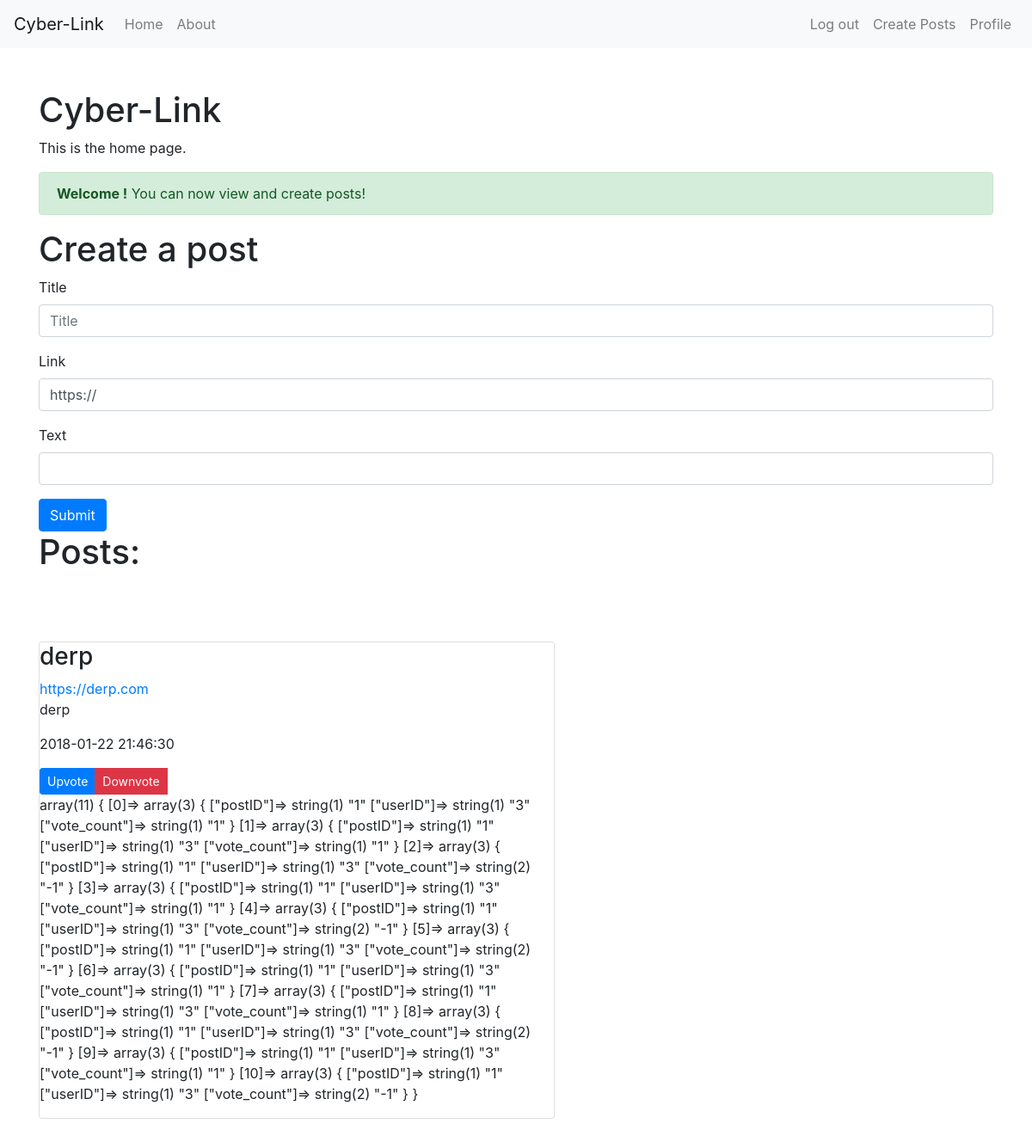
/index.php (signed in), run on an earlier commit of the app's database.
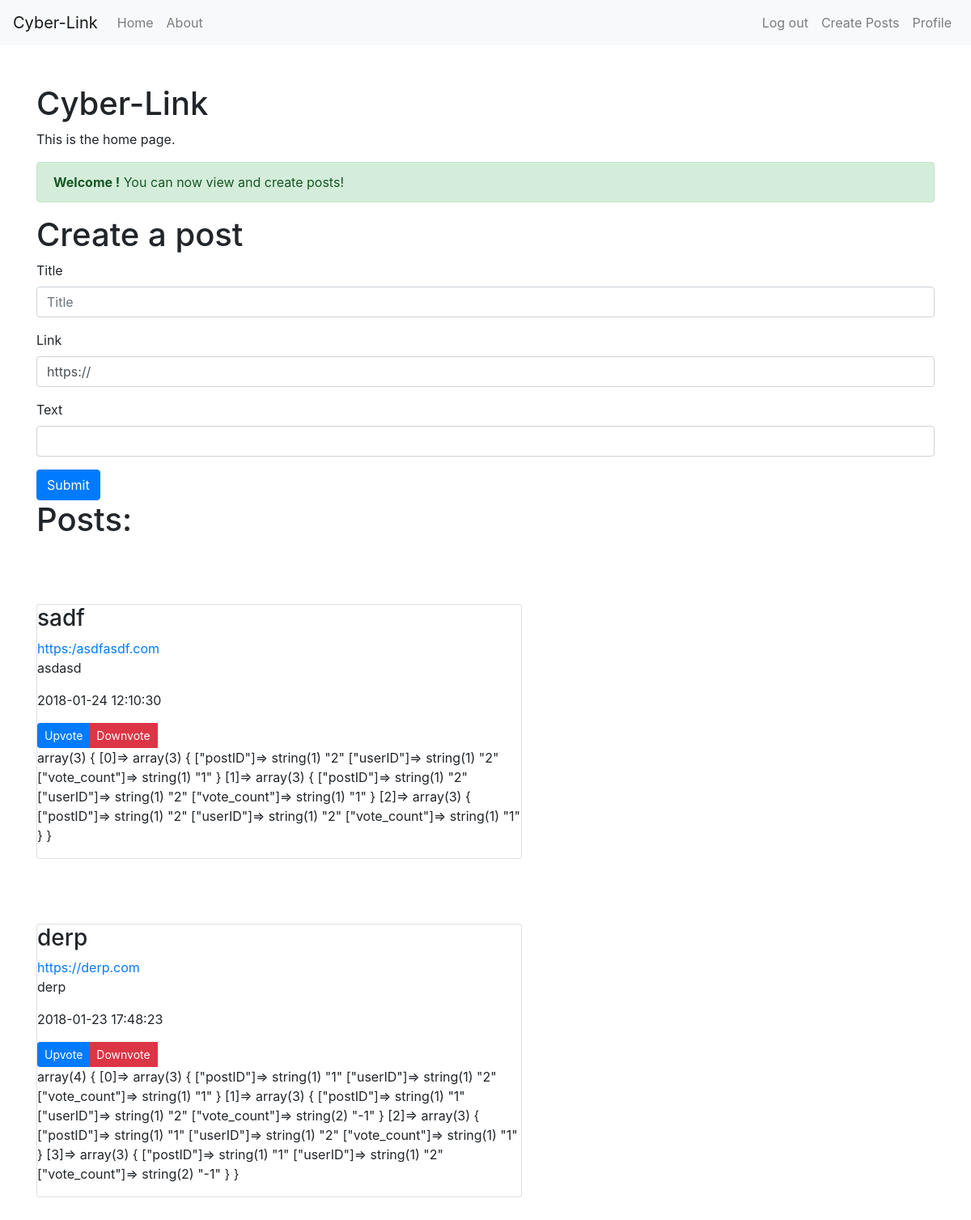
And on a later commit of the database.
### tables this page shows
CREATE TABLE posts(postid INTEGER PRIMARY KEY NOT NULL,title text NOT NULL,link text NOT NULL,userID text NOT NULL,content text, post_date DATETIME, vote_score int);

### app/config.php (called while the page is built, shortened)
<?php
return [
    'title' => 'Cyber-Link',
    'database_path' => sprintf('sqlite:%s/database/users.db', __DIR__),
];

### app/autoload.php (called while the page is built, shortened)
<?php
require __DIR__.'/functions.php';
$config = require __DIR__.'/config.php';

### app/functions.php (called while the page is built, shortened)
<?php
function getPosts($pdo)
{
	$Getposts = $pdo->prepare('SELECT * FROM posts ORDER BY post_date DESC');
	$Getposts -> execute();
	$Posts= $Getposts ->fetchAll(PDO::FETCH_ASSOC);
	return $Posts;
}

### index.php (the view, shortened to what this page needs)
<?php require __DIR__.'/views/header.php'; ?>
<article>
  <h1><?php echo $config['title']; ?></h1>
  <p>This is the home page.</p>
</article>
<?php if (isset($_SESSION['userId'])) {
  $statement = $pdo->prepare('SELECT name FROM user WHERE userId = :name');
  $statement ->bindParam(':name', $_SESSION['userId']);
  $statement->execute();
  $user = $statement->fetch(PDO::FETCH_ASSOC);
  ?>
  <div class="alert alert-success">
  <strong>Welcome <?php $user['name'];?>!</strong> You can now view and create posts!
</div>
  <article>
    <h1>Create a post</h1>
    <form action="app/posts/store.php" method="post">
      <div class="form-group">
        <label for="title">Title</label>
        <input class="form-control" type="text" name="title" placeholder="Title" required>
      </div>
      <div class="form-group">
        <label for="content">Link</label>
        <input class="form-control" type="url" name="link" value="https://"required>
      </div>
      <div class="form-group">
        <label for="content">Text</label>
        <input class="form-control" type="text" name="content" required>
      </div>
      <button type="submit" class="btn btn-primary">Submit</button>
    </form>
  </article>
  <?php
  $Posts= getPosts($pdo);
?>
<h1> Posts: </h1>
<?php
  foreach ($Posts as $post) {
    ?>
    <div class="card posts">
      <h3>  <?php echo $post['title']; ?></h3>
      <a href="<?php echo $post['link']?>"><?php echo $post['link']?></a>
      <p><?php echo $post['content']; ?> </p>
      <p><?php echo $post['post_date']; ?> </p>
      <form action="app/posts/votes.php" method="post">
        <div class="btn-group btn-group-sm">
          <button type="submit" name="upvote" class="btn btn-primary">Upvote </button>
          <button type="submit" name="downvote"class="btn btn-danger">Downvote </button>
        </div>
      </form>
			<?php $votes = getVotes($pdo,$post['postid']); ?>
			<p><?php var_dump($votes);?></p>
    </div>
   <?php }
 }else {
  echo "Please log in first to see this page.";
}
 require __DIR__.'/views/footer.php'; ?>

### views/header.php (shortened to what this page needs)
<?php
require __DIR__.'/../app/autoload.php';
?>
<!DOCTYPE html>
<html lang="en">
<head>
    <link rel="stylesheet" href="https://maxcdn.bootstrapcdn.com/bootstrap/4.0.0-beta.2/css/bootstrap.min.css">
    <link rel="stylesheet" href="./assets/styles/main.css">
</head>
<body>
    <?php require __DIR__.'/navigation.php'; ?>
    <div class="container py-5">

### views/navigation.php (shortened to what this page needs)
<nav class="navbar navbar-expand-lg navbar-light bg-light">
  <a class="navbar-brand" href="#"><?php echo $config['title']; ?></a>
  <div class="collapse navbar-collapse" id="collapsibleNavId">
    <ul class="navbar-nav mr-auto mt-2 mt-lg-0">
      <li class="nav-item">
        <a class="nav-link" href="./index.php">Home</a>
      </li>
      <li class="nav-item">
        <a class="nav-link" href="./about.php">About</a>
      </li>
    </ul>
    <ul class ="navbar-nav ml-auto justify-content-end">
      <?php if (!isset($_SESSION['userId'])){ ?>
        <li class="nav-item">
          <a class="nav-link" href="./login.php">Login</a>
        </li>
        <li class="nav-item">
          <a class="nav-link" href="./createUser.php">Sign up</a>
        </li>
      <?php } else { ?>
        <li class="nav-item">
          <a class="nav-link" href="app/auth/logout.php">Log out</a>
        </li>
        <li class="nav-item">
          <a class="nav-link" href="./createPost.php">Create Posts</a>
        </li>
        <li class="nav-item">
          <a class="nav-link" href="./profile.php">Profile</a>
        </li>
      <?php } ?>
    </ul>
  </div>
</nav>

### views/footer.php (shortened to what this page needs)
    </div>
</body>
</html>

### assets/styles/main.css (style rules this page uses)
.posts { margin-top:10vh; width:600px; }

What changed in the data, as far as the page shows it:
added posts: title "sadf", link "https:/asdfasdf.com", content "asdasd", post_date "2018-01-24 12:10:30", value "array(3) { [0]=> array(3) { [\"postID\"]=> string(1) \"2\" [\"userID\"]=> string(1) \"2\" [\"vote_count\"]=> string(1) \"1\" } [1]=> array(3) { [\"postID\"]=> string(1) \"2\" [\"userID\"]=> string(1) \"2\" [\"vote_count\"]=> string(1) \"1\" } [2]=> array(3) { [\"postID\"]=> string(1) \"2\" [\"userID\"]=> string(1) \"2\" [\"vote_count\"]=> string(1) \"1\" } }"
changed posts "derp": post_date "2018-01-22 21:46:30" → "2018-01-23 17:48:23"; value "array(11) { [0]=> array(3) { [\"postID\"]=> string(1) \"1\" [\"userID\"]=> string(1) \"3\" [\"vote_count\"]=> string(1) \"1\" } [1]=> array(3) { [\"postID\"]=> string(1) \"1\" [\"userID\"]=> string(1) \"3\" [\"vote_count\"]=> string(1) \"1\" } [2]=> array(3) { [\"postID\"]=> string(1) \"1\" [\"userID\"]=> string(1) \"3\" [\"vote_count\"]=> string(2) \"-1\" } [3]=> array(3) { [\"postID\"]=> string(1) \"1\" [\"userID\"]=> string(1) \"3\" [\"vote_count\"]=> string(1) \"1\" } [4]=> array(3) { [\"postID\"]=> string(1) \"1\" [\"userID\"]=> string(1) \"3\" [\"vote_count\"]=> string(2) \"-1\" } [5]=> array(3) { [\"postID\"]=> string(1) \"1\" [\"userID\"]=> string(1) \"3\" [\"vote_count\"]=> string(2) \"-1\" } [6]=> array(3) { [\"postID\"]=> string(1) \"1\" [\"userID\"]=>…" → "array(4) { [0]=> array(3) { [\"postID\"]=> string(1) \"1\" [\"userID\"]=> string(1) \"2\" [\"vote_count\"]=> string(1) \"1\" } [1]=> array(3) { [\"postID\"]=> string(1) \"1\" [\"userID\"]=> string(1) \"2\" [\"vote_count\"]=> string(2) \"-1\" } [2]=> array(3) { [\"postID\"]=> string(1) \"1\" [\"userID\"]=> string(1) \"2\" [\"vote_count\"]=> string(1) \"1\" } [3]=> array(3) { [\"postID\"]=> string(1) \"1\" [\"userID\"]=> string(1) \"2\" [\"vote_count\"]=> string(2) \"-1\" }…"
